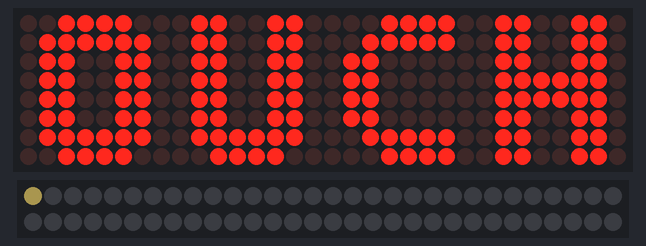
Simulated run of this sketch. Board: Arduino Uno, built with avr-gcc and run on an emulated ATmega328P. Parts: 32×8 LED matrix, 60 RGB LEDs in strip order, left to right, continuing on the next row. Dim RGB values are drawn brighter than linear.

Above: at 0.2 s.
At 5.64 s:
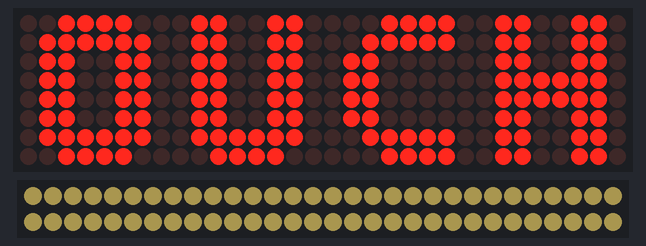
At 12.56 s:
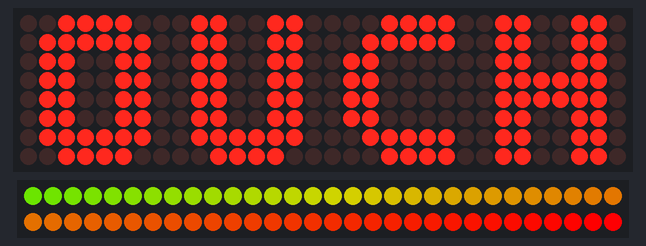
At 19.14 s:
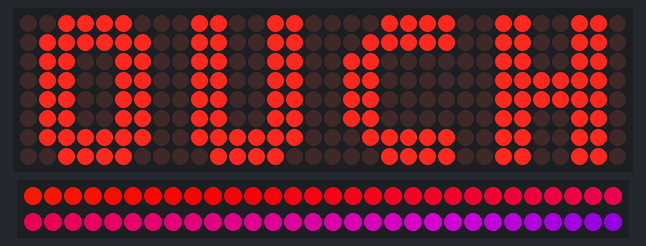
At 25.82 s:
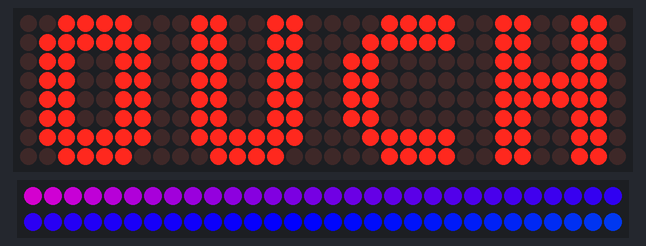
At 39.9 s:
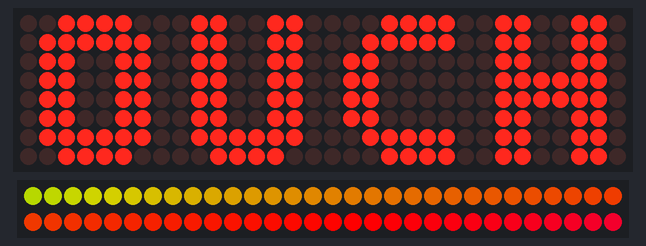

The sketch:

WhackAMole.ino
```cpp
#include <Adafruit_NeoPixel.h>
#include "LedControl.h"
#include "binary.h"

LedControl lc=LedControl(12,11,10,4);  // DIN on 12; CLK on 11; CS on 10; 4 LED matrixes

const byte OUCH[][8] = {
{
  B01100110,
  B01100110,
  B01100110,
  B01111110,
  B01111110,
  B01100110,
  B01100110,
  B01100110
},{
  B00011110,
  B00111110,
  B01100000,
  B01100000,
  B01100000,
  B01100000,
  B00111110,
  B00011110
},{
  B01100110,
  B01100110,
  B01100110,
  B01100110,
  B01100110,
  B01100110,
  B01111110,
  B00111100
},{
  B00111100,
  B01111110,
  B01100110,
  B01100110,
  B01100110,
  B01100110,
  B01111110,
  B00111100
}};
const int OUCH_LEN = sizeof(OUCH)/8;

#define NEO_PIN 8
#define N_LEDS 60

Adafruit_NeoPixel strip = Adafruit_NeoPixel(N_LEDS, NEO_PIN, NEO_GRB + NEO_KHZ800);
#define WHITE strip.Color(45,40,21)

void setup() {
  int devices=lc.getDeviceCount();
  for(int address=0;address<devices;address++) {
    lc.shutdown(address,false); // Each matrix screen is in power-saving mode on startup
    lc.setIntensity(address,1);
    lc.clearDisplay(address);
  }
  sayOuch();
  strip.begin();
}

void loop() {
  neopixelLoop();
}

static void sayOuch() {
  for (int i=0; i<OUCH_LEN; i++) {
    for (int j=0; j<8; j++) {
      lc.setRow(i,j, OUCH[i][j]);
    }
  }
}


/* NEOPIXELS SECTION */

static void neopixelLoop() {
  chase();
  flash();
  flash();
  delay(150);
  chase();
  flash();
  flash();
  delay(150);
  chase();
  flash();
  flash();
  delay(150);
  rainbow(128);
}


static void chase() {
  for(int i=0; i<N_LEDS+8; i++) {
    for(int j=0; j<8; j++) {
      strip.setPixelColor(i-j, WHITE); // Draw new pixel
      strip.setPixelColor(i-8, 0); // Erase pixel a few steps back
      strip.show();
    }
    delay(8);
  }
  delay(350);
}

static void flash() {
  for (int i=0; i<N_LEDS; i++) {
    strip.setPixelColor(i, WHITE);
  }
  strip.show();
  delay(175);
  strip.clear();
  strip.show();
  delay(80);
}

void rainbow(uint8_t wait) {
  uint16_t i = 0;
  uint16_t j = 0;
  for(j=0; j<128; j++) {
    for(i=0; i<strip.numPixels(); i++) {
      strip.setPixelColor(i, Wheel((i*1+j) & 255));
    }
    strip.show();
    delay(wait);
  }
  strip.clear();
  strip.show();
}


// Input a value 0 to 255 to get a color value.
// The colours are a transition r - g - b - back to r.
uint32_t Wheel(byte WheelPos) {
  if(WheelPos < 85) {
    return strip.Color(WheelPos * 3, 255 - WheelPos * 3, 0);
  }
  else if(WheelPos < 170) {
    WheelPos -= 85;
    return strip.Color(255 - WheelPos * 3, 0, WheelPos * 3);
  }
  else {
    WheelPos -= 170;
    return strip.Color(0, WheelPos * 3, 255 - WheelPos * 3);
  }
}
```
